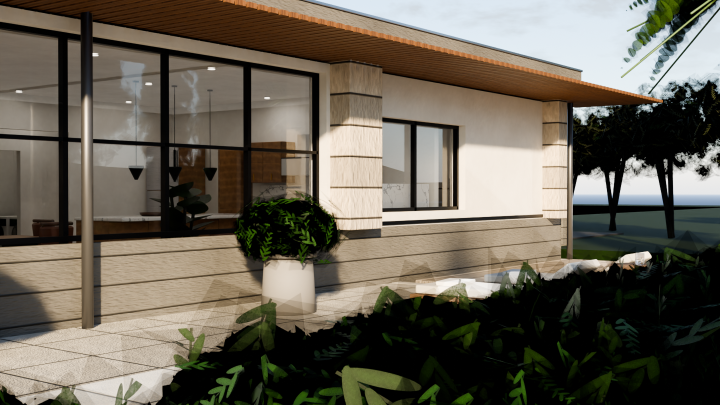
#> input picture villa_v2/detail_terrace.png, 1440 x 810 px (shown at 1/2 size); its folder holds only this picture in this run
$ python villa_v2_contact_sheet.py
#> lines starting #> are read from the running program, lines starting #| are printed output that depends on the picture
#!/usr/bin/env python3
"""Assemble villa_v2 renders into one labelled contact sheet.

    python tools/villa_v2_contact_sheet.py [--dir villa_v2] [--cols 2] [--width 720]
"""
import argparse
import glob
import os

from PIL import Image, ImageDraw, ImageFont

ORDER = ["hero_garden", "hero_pool", "hero_entry", "hero_dusk", "hero_aerial",
         "detail_terrace", "living", "living_wide", "kitchen", "dining", "master",
         "corridor", "foyer", "bed2", "bath", "study"]


def label(draw, xy, text, size):
    try:
        font = ImageFont.truetype("DejaVuSans.ttf", size)
    except OSError:
        font = ImageFont.load_default()
    x, y = xy
    draw.rectangle([x, y, x + len(text) * size * 0.62 + 16, y + size * 1.5], fill=(12, 12, 14))
    draw.text((x + 8, y + size * 0.25), text, fill=(240, 240, 240), font=font)


def main():
    ap = argparse.ArgumentParser()
    ap.add_argument("--dir", default="villa_v2")
    ap.add_argument("--cols", type=int, default=2)
    ap.add_argument("--width", type=int, default=760)
    ns = ap.parse_args()

    files = sorted(glob.glob(os.path.join(ns.dir, "*.png")))
    files = [f for f in files if not f.endswith("contact_sheet.png")]
    order = {n: i for i, n in enumerate(ORDER)}
    files.sort(key=lambda f: order.get(os.path.basename(f)[:-4], 99))

    tiles = []
    for f in files:
        im = Image.open(f).convert("RGB")
        h = int(im.height * ns.width / im.width)
#> h = 427
        tiles.append((os.path.basename(f)[:-4], im.resize((ns.width, h), Image.LANCZOS)))
    if not tiles:
        raise SystemExit("no renders found")

    th = tiles[0][1].height
#> th = 427
    rows = (len(tiles) + ns.cols - 1) // ns.cols
#> rows = 1
    pad = 10
    sheet = Image.new("RGB", (ns.cols * ns.width + pad * (ns.cols + 1),
                              rows * th + pad * (rows + 1)), (22, 22, 24))
    draw = ImageDraw.Draw(sheet)
    for i, (name, im) in enumerate(tiles):
        c, r = i % ns.cols, i // ns.cols
        x = pad + c * (ns.width + pad)
        y = pad + r * (th + pad)
        sheet.paste(im, (x, y))
        label(draw, (x + 8, y + 8), name, max(14, ns.width // 42))
#> this loop made 1 pass
#> (name, c, r) on pass 1: ('detail_terrace', 0, 0)
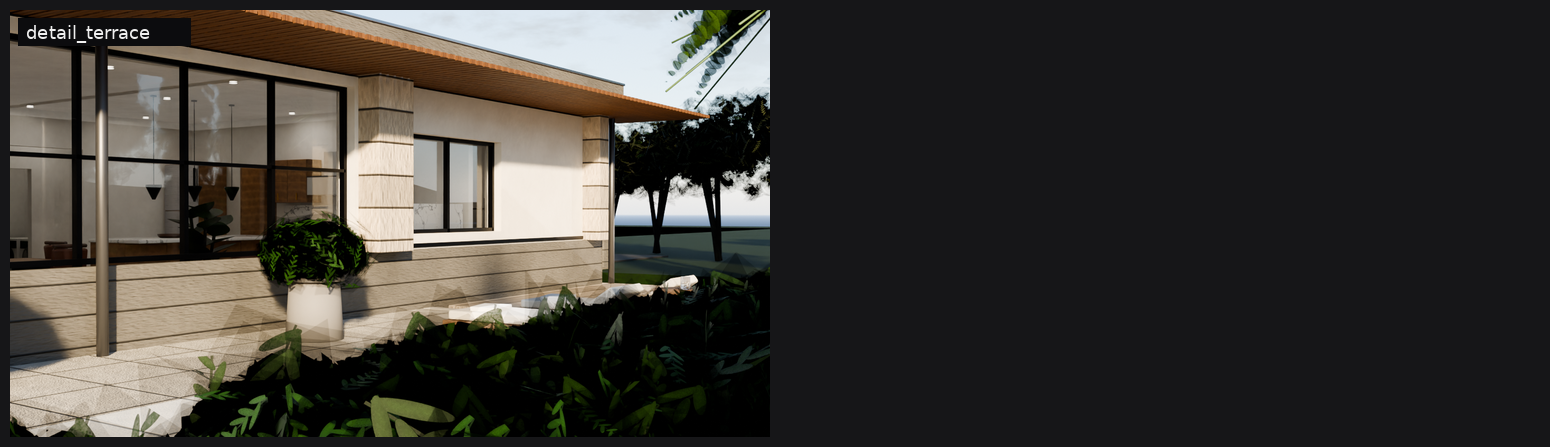
#> sheet: PIL image 1550x447 RGB; mean R, G, B 60, 57.2, 52.7
    out = os.path.join(ns.dir, "contact_sheet.png")
    sheet.save(out)
    print(f"wrote {out}  ({len(tiles)} shots, {sheet.width}x{sheet.height})")
#| wrote villa_v2/contact_sheet.png  (1 shots, 1550x447)


if __name__ == "__main__":
    main()

$ run again, on villa_v2/hero_pool.png
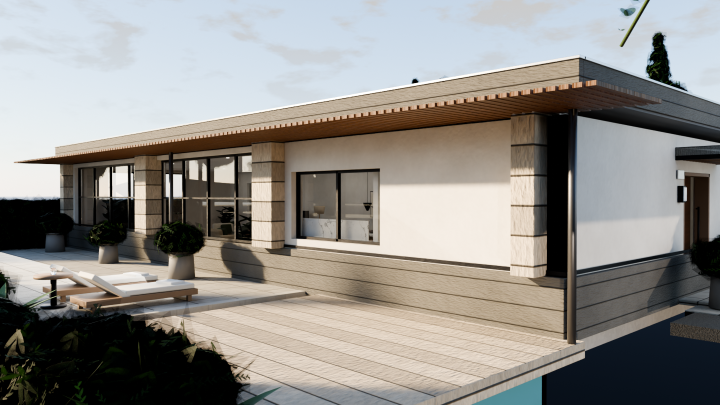
#> input picture villa_v2/hero_pool.png, 1440 x 810 px (shown at 1/2 size)
#> rows = 1
#> the loop in main, `for i, (name, im) in enumerate(tiles):` made 1 pass
#> (name, c, r) on pass 1: ('hero_pool', 0, 0)
#> after the loop in main, `for i, (name, im) in enumerate(tiles):`:
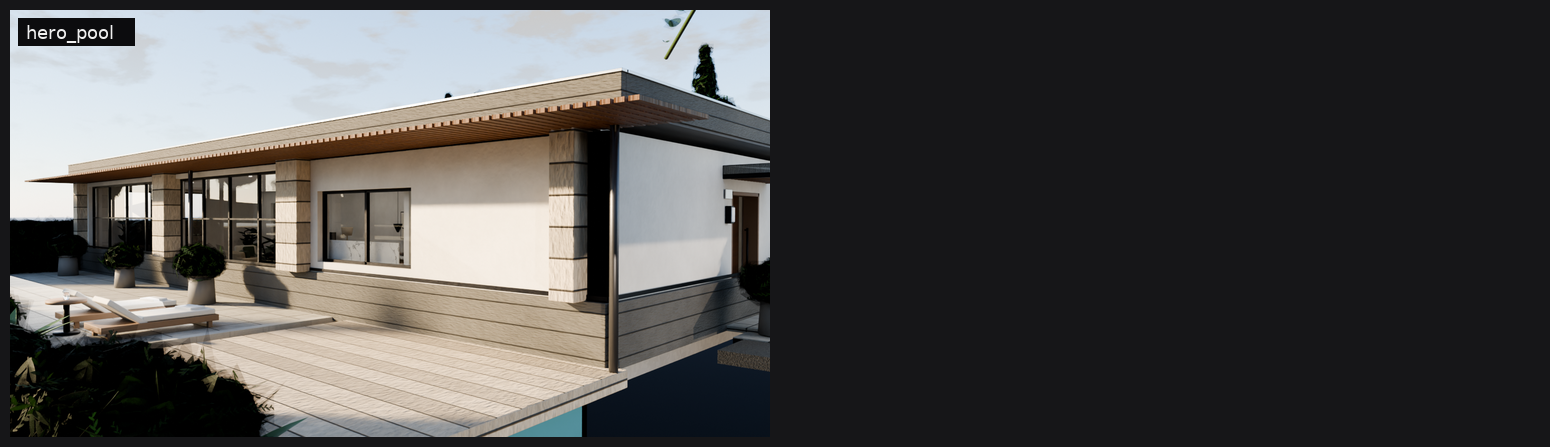
#> sheet: PIL image 1550x447 RGB; mean R, G, B 78.6, 77.2, 76.2
#| wrote villa_v2/contact_sheet.png  (1 shots, 1550x447)

$ run again, on villa_v2/kitchen.png
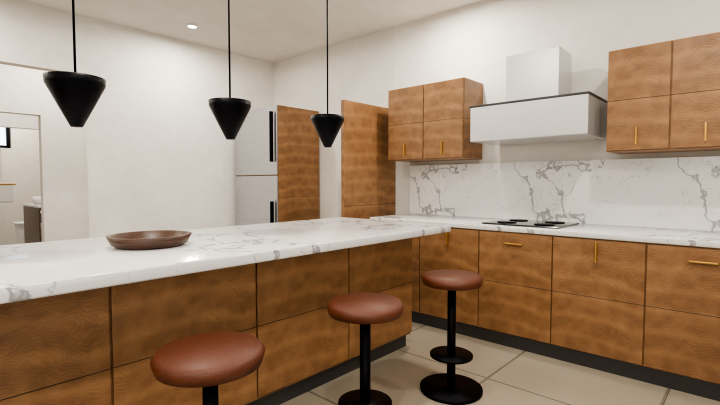
#> input picture villa_v2/kitchen.png, 1440 x 810 px (shown at 1/2 size)
#> rows = 1
#> the loop in main, `for i, (name, im) in enumerate(tiles):` made 1 pass
#> (name, c, r) on pass 1: ('kitchen', 0, 0)
#> after the loop in main, `for i, (name, im) in enumerate(tiles):`:
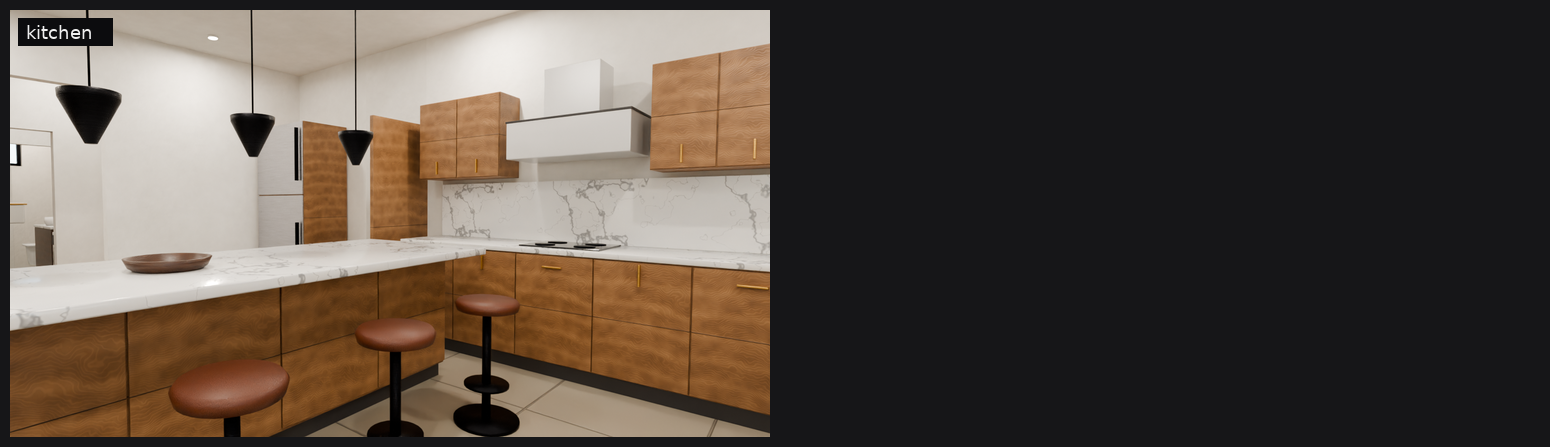
#> sheet: PIL image 1550x447 RGB; mean R, G, B 85.8, 75.5, 67.1
#| wrote villa_v2/contact_sheet.png  (1 shots, 1550x447)

$ run again, on villa_v2/living.png
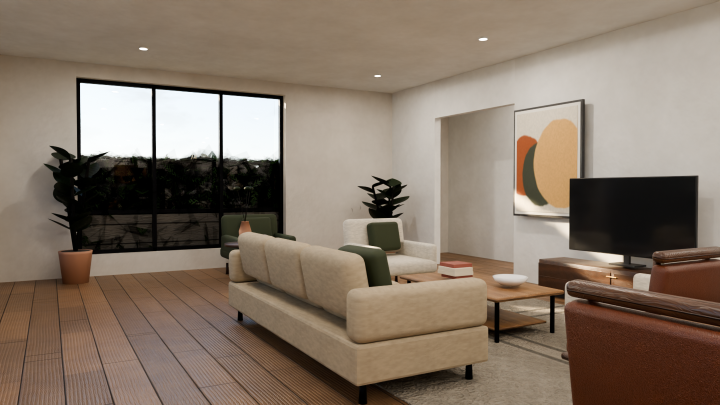
#> input picture villa_v2/living.png, 1440 x 810 px (shown at 1/2 size)
#> rows = 1
#> the loop in main, `for i, (name, im) in enumerate(tiles):` made 1 pass
#> (name, c, r) on pass 1: ('living', 0, 0)
#> after the loop in main, `for i, (name, im) in enumerate(tiles):`:
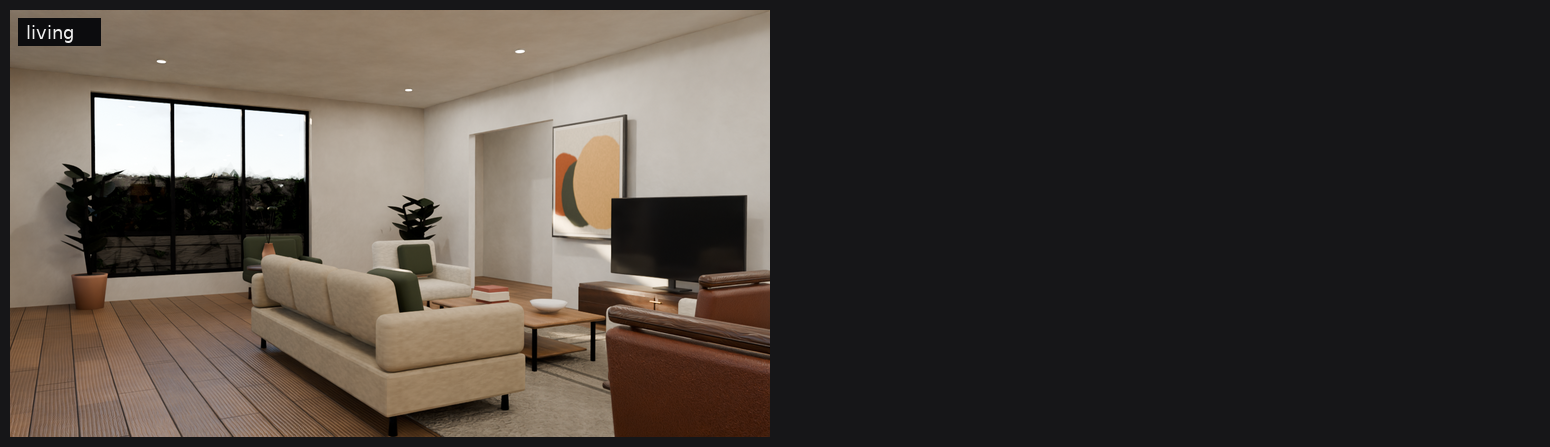
#> sheet: PIL image 1550x447 RGB; mean R, G, B 73.1, 65.9, 60.2
#| wrote villa_v2/contact_sheet.png  (1 shots, 1550x447)

$ run again, on villa_v2/hero_aerial.png
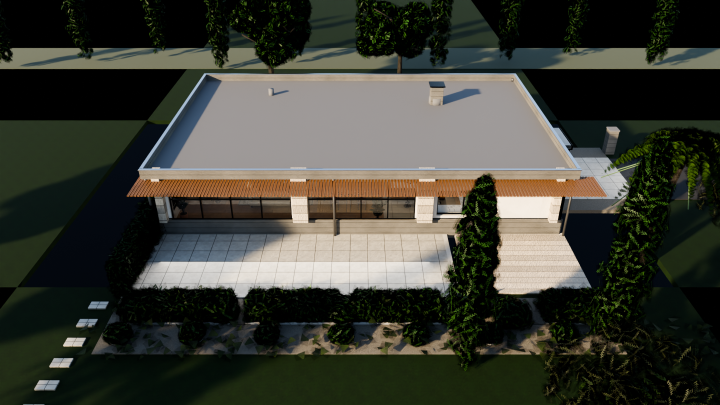
#> input picture villa_v2/hero_aerial.png, 1440 x 810 px (shown at 1/2 size)
#> rows = 1
#> the loop in main, `for i, (name, im) in enumerate(tiles):` made 1 pass
#> (name, c, r) on pass 1: ('hero_aerial', 0, 0)
#> after the loop in main, `for i, (name, im) in enumerate(tiles):`:
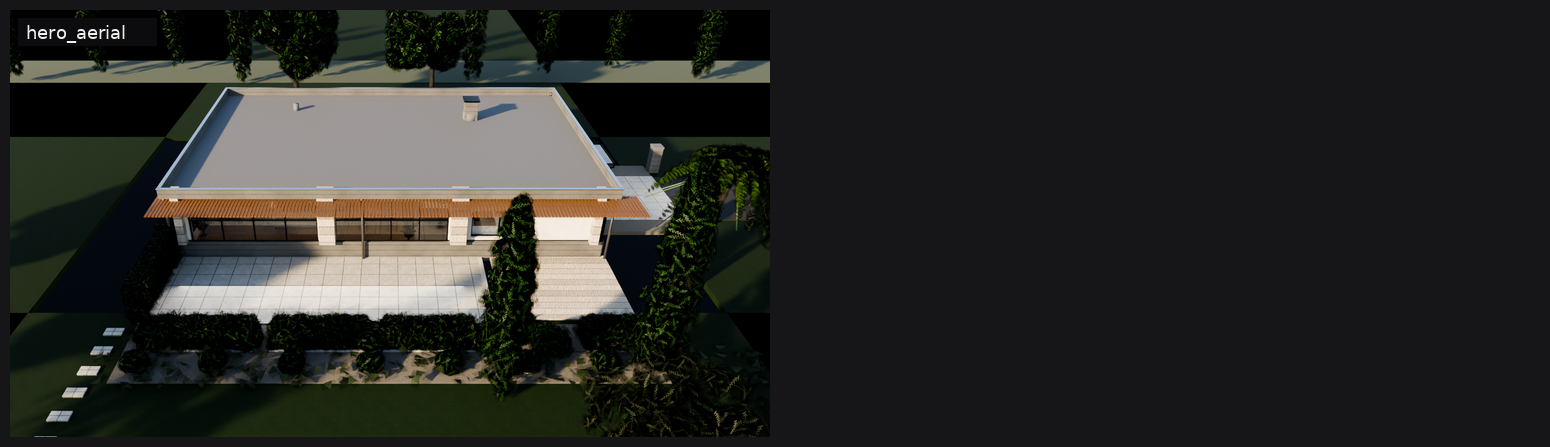
#> sheet: PIL image 1550x447 RGB; mean R, G, B 40.3, 40.8, 37.7
#| wrote villa_v2/contact_sheet.png  (1 shots, 1550x447)
